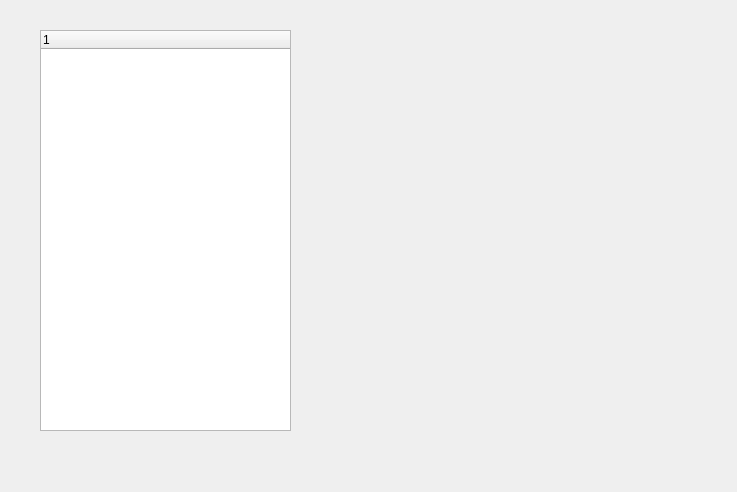
<?xml version="1.0" encoding="UTF-8"?>
<ui version="4.0">
 <class>ControlInfo</class>
 <widget class="QWidget" name="ControlInfo">
  <property name="geometry">
   <rect>
    <x>0</x>
    <y>0</y>
    <width>737</width>
    <height>492</height>
   </rect>
  </property>
  <property name="windowTitle">
   <string>Form</string>
  </property>
  <widget class="QTreeWidget" name="treeWidget">
   <property name="geometry">
    <rect>
     <x>40</x>
     <y>30</y>
     <width>251</width>
     <height>401</height>
    </rect>
   </property>
   <column>
    <property name="text">
     <string notr="true">1</string>
    </property>
   </column>
  </widget>
 </widget>
 <resources/>
 <connections/>
</ui>
